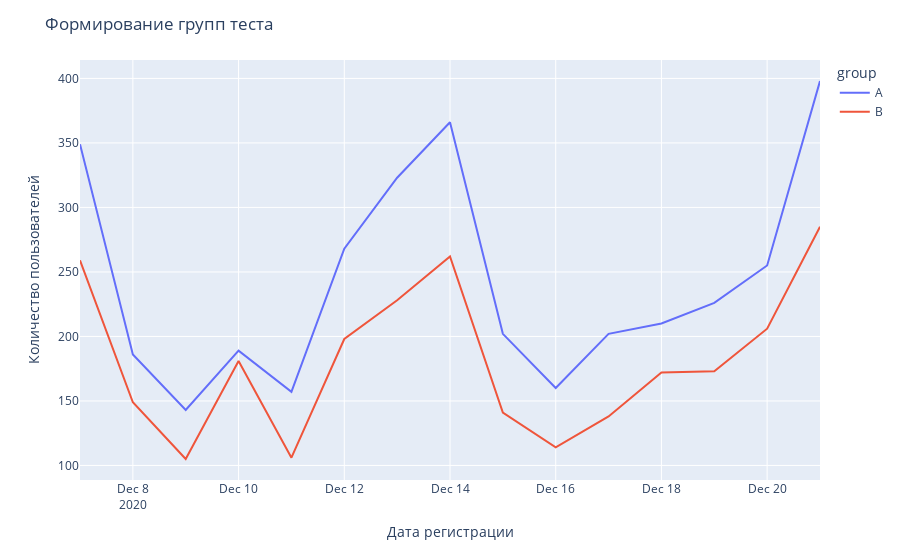

The code cell stored with this chart in its notebook:
### Markdown cell above
Полученный процент неактивных пользователей очень велик, что может существенно снизить мощность теста и  повлиять на его результаты.

### Code cell
# рассмотрим как формировались группы пользователей
groups = ab_test.groupby(['first_date', 'group'], as_index=False).agg({'user_id': 'nunique'})
fig = px.line(groups, x='first_date', y='user_id', color='group')
fig.update_layout(title='Формирование групп теста',
                   xaxis_title='Дата регистрации',
                   yaxis_title='Количество пользователей')
fig.show()

### Figure 1 — Plotly figure (JSON) as saved in the notebook; plotly's stock layout.template omitted (floating-point values rounded to 4 significant figures)
{"data": [{"hovertemplate": "group=A<br>first_date=%{x}<br>user_id=%{y}<extra></extra>", "legendgroup": "A", "line": {"color": "#636efa", "dash": "solid"}, "marker": {"symbol": "circle"}, "mode": "lines", "name": "A", "orientation": "v", "showlegend": true, "type": "scatter", "x": ["2020-12-07T00:00:00", "2020-12-08T00:00:00", "2020-12-09T00:00:00", "2020-12-10T00:00:00", "2020-12-11T00:00:00", "2020-12-12T00:00:00", "2020-12-13T00:00:00", "2020-12-14T00:00:00", "2020-12-15T00:00:00", "2020-12-16T00:00:00", "2020-12-17T00:00:00", "2020-12-18T00:00:00", "2020-12-19T00:00:00", "2020-12-20T00:00:00", "2020-12-21T00:00:00"], "xaxis": "x", "y": [349, 186, 143, 189, 157, 268, 323, 366, 202, 160, 202, 210, 226, 255, 398], "yaxis": "y"}, {"hovertemplate": "group=B<br>first_date=%{x}<br>user_id=%{y}<extra></extra>", "legendgroup": "B", "line": {"color": "#EF553B", "dash": "solid"}, "marker": {"symbol": "circle"}, "mode": "lines", "name": "B", "orientation": "v", "showlegend": true, "type": "scatter", "x": ["2020-12-07T00:00:00", "2020-12-08T00:00:00", "2020-12-09T00:00:00", "2020-12-10T00:00:00", "2020-12-11T00:00:00", "2020-12-12T00:00:00", "2020-12-13T00:00:00", "2020-12-14T00:00:00", "2020-12-15T00:00:00", "2020-12-16T00:00:00", "2020-12-17T00:00:00", "2020-12-18T00:00:00", "2020-12-19T00:00:00", "2020-12-20T00:00:00", "2020-12-21T00:00:00"], "xaxis": "x", "y": [259, 149, 105, 181, 106, 198, 228, 262, 141, 114, 138, 172, 173, 206, 285], "yaxis": "y"}], "layout": {"legend": {"title": {"text": "group"}, "tracegroupgap": 0}, "margin": {"t": 60}, "title": {"text": "Формирование групп теста"}, "xaxis": {"anchor": "y", "domain": [0, 1], "title": {"text": "Дата регистрации"}}, "yaxis": {"anchor": "x", "domain": [0, 1], "title": {"text": "Количество пользователей"}}}}
